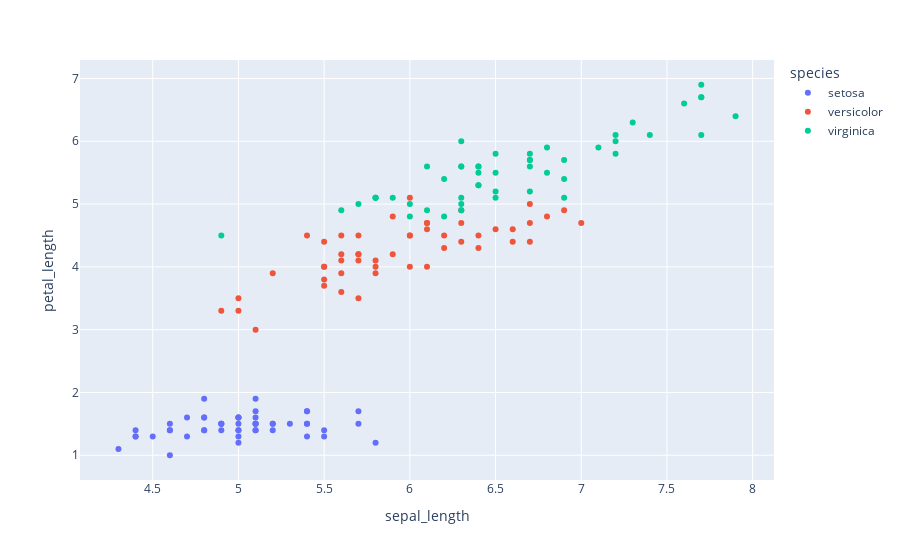

The code cell stored with this chart in its notebook:
### Code cell
fig = px.scatter(iris, x=iris['sepal_length'], y=iris['petal_length'], color=iris['species'])

fig.show()

### Figure 1 — Plotly figure (JSON) as saved in the notebook; plotly's stock layout.template omitted (floating-point values rounded to 4 significant figures)
{"data": [{"hovertemplate": "species=setosa<br>sepal_length=%{x}<br>petal_length=%{y}<extra></extra>", "legendgroup": "setosa", "marker": {"color": "#636efa", "symbol": "circle"}, "mode": "markers", "name": "setosa", "orientation": "v", "showlegend": true, "type": "scatter", "x": [5.1, 4.9, 4.7, 4.6, 5, 5.4, 4.6, 5, 4.4, 4.9, 5.4, 4.8, 4.8, 4.3, 5.8, 5.7, 5.4, 5.1, 5.7, 5.1, 5.4, 5.1, 4.6, 5.1, 4.8, 5, 5, 5.2, 5.2, 4.7, 4.8, 5.4, 5.2, 5.5, 4.9, 5, 5.5, 4.9, 4.4, 5.1, 5, 4.5, 4.4, 5, 5.1, 4.8, 5.1, 4.6, 5.3, 5], "xaxis": "x", "y": [1.4, 1.4, 1.3, 1.5, 1.4, 1.7, 1.4, 1.5, 1.4, 1.5, 1.5, 1.6, 1.4, 1.1, 1.2, 1.5, 1.3, 1.4, 1.7, 1.5, 1.7, 1.5, 1, 1.7, 1.9, 1.6, 1.6, 1.5, 1.4, 1.6, 1.6, 1.5, 1.5, 1.4, 1.5, 1.2, 1.3, 1.5, 1.3, 1.5, 1.3, 1.3, 1.3, 1.6, 1.9, 1.4, 1.6, 1.4, 1.5, 1.4], "yaxis": "y"}, {"hovertemplate": "species=versicolor<br>sepal_length=%{x}<br>petal_length=%{y}<extra></extra>", "legendgroup": "versicolor", "marker": {"color": "#EF553B", "symbol": "circle"}, "mode": "markers", "name": "versicolor", "orientation": "v", "showlegend": true, "type": "scatter", "x": [7, 6.4, 6.9, 5.5, 6.5, 5.7, 6.3, 4.9, 6.6, 5.2, 5, 5.9, 6, 6.1, 5.6, 6.7, 5.6, 5.8, 6.2, 5.6, 5.9, 6.1, 6.3, 6.1, 6.4, 6.6, 6.8, 6.7, 6, 5.7, 5.5, 5.5, 5.8, 6, 5.4, 6, 6.7, 6.3, 5.6, 5.5, 5.5, 6.1, 5.8, 5, 5.6, 5.7, 5.7, 6.2, 5.1, 5.7], "xaxis": "x", "y": [4.7, 4.5, 4.9, 4, 4.6, 4.5, 4.7, 3.3, 4.6, 3.9, 3.5, 4.2, 4, 4.7, 3.6, 4.4, 4.5, 4.1, 4.5, 3.9, 4.8, 4, 4.9, 4.7, 4.3, 4.4, 4.8, 5, 4.5, 3.5, 3.8, 3.7, 3.9, 5.1, 4.5, 4.5, 4.7, 4.4, 4.1, 4, 4.4, 4.6, 4, 3.3, 4.2, 4.2, 4.2, 4.3, 3, 4.1], "yaxis": "y"}, {"hovertemplate": "species=virginica<br>sepal_length=%{x}<br>petal_length=%{y}<extra></extra>", "legendgroup": "virginica", "marker": {"color": "#00cc96", "symbol": "circle"}, "mode": "markers", "name": "virginica", "orientation": "v", "showlegend": true, "type": "scatter", "x": [6.3, 5.8, 7.1, 6.3, 6.5, 7.6, 4.9, 7.3, 6.7, 7.2, 6.5, 6.4, 6.8, 5.7, 5.8, 6.4, 6.5, 7.7, 7.7, 6, 6.9, 5.6, 7.7, 6.3, 6.7, 7.2, 6.2, 6.1, 6.4, 7.2, 7.4, 7.9, 6.4, 6.3, 6.1, 7.7, 6.3, 6.4, 6, 6.9, 6.7, 6.9, 5.8, 6.8, 6.7, 6.7, 6.3, 6.5, 6.2, 5.9], "xaxis": "x", "y": [6, 5.1, 5.9, 5.6, 5.8, 6.6, 4.5, 6.3, 5.8, 6.1, 5.1, 5.3, 5.5, 5, 5.1, 5.3, 5.5, 6.7, 6.9, 5, 5.7, 4.9, 6.7, 4.9, 5.7, 6, 4.8, 4.9, 5.6, 5.8, 6.1, 6.4, 5.6, 5.1, 5.6, 6.1, 5.6, 5.5, 4.8, 5.4, 5.6, 5.1, 5.1, 5.9, 5.7, 5.2, 5, 5.2, 5.4, 5.1], "yaxis": "y"}], "layout": {"legend": {"title": {"text": "species"}, "tracegroupgap": 0}, "margin": {"t": 60}, "xaxis": {"anchor": "y", "domain": [0, 1], "title": {"text": "sepal_length"}}, "yaxis": {"anchor": "x", "domain": [0, 1], "title": {"text": "petal_length"}}}}
